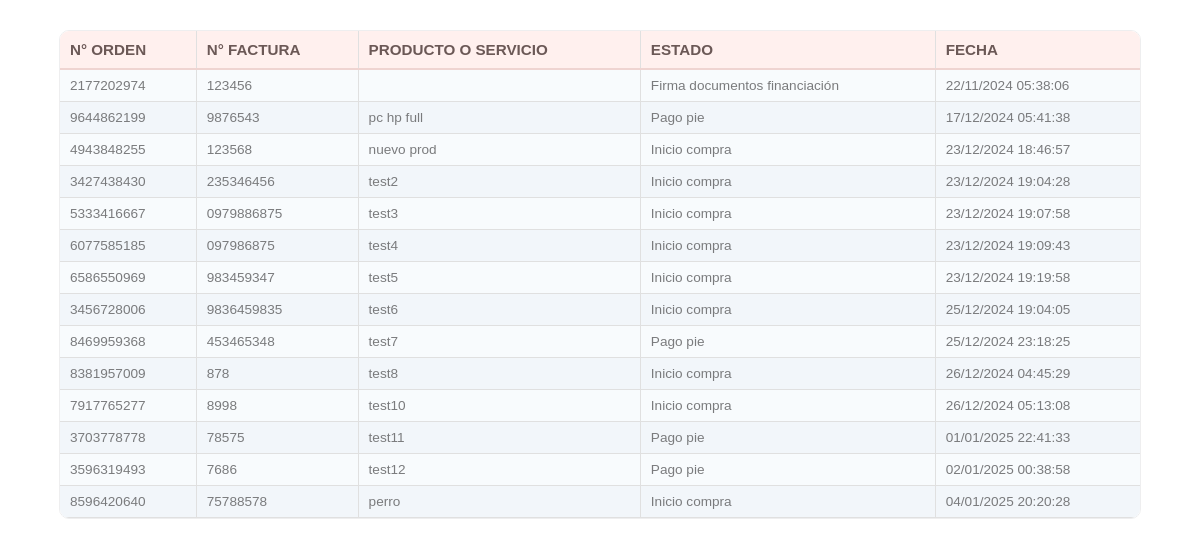
/ordenes_asociadas.php?rut=10422557-8, run on the app's committed database.
### tables this page shows
CREATE TABLE `orders` (
  `id` int(11) NOT NULL,
  `order_number` varchar(20) DEFAULT NULL,
  `current_status` varchar(255) DEFAULT NULL,
  `created_at` timestamp NOT NULL DEFAULT current_timestamp(),
  `rut` varchar(20) NOT NULL,
  `nombre` varchar(100) NOT NULL,
  `apellido` varchar(100) NOT NULL,
  `numero_factura` varchar(255) NOT NULL,
  `prod_o_serv` varchar(255) NOT NULL
);

### ordenes_asociadas.php (the view, shortened to what this page needs)
<?php
try {
    $pdo = new PDO('mysql:host=localhost;dbname=coffeewa_seg', 'coffeewa_seg', 'Irios.,._1A');
    $pdo->setAttribute(PDO::ATTR_ERRMODE, PDO::ERRMODE_EXCEPTION);
} catch (PDOException $e) {
    die("Error en la conexión a la base de datos: " . $e->getMessage());
}
if (isset($_GET['rut']) && !empty($_GET['rut'])) {
    $rut = $_GET['rut'];
    $query = "SELECT order_number, numero_factura, prod_o_serv,
                     (SELECT status FROM Order_Status OS WHERE OS.order_id = O.id ORDER BY OS.timestamp DESC LIMIT 1) AS estado,
                     created_at AS fecha
              FROM Orders O
              WHERE rut = :rut";
    $stmt = $pdo->prepare($query);
    $stmt->bindValue(':rut', $rut, PDO::PARAM_STR);
    $stmt->execute();
    $ordenes = $stmt->fetchAll(PDO::FETCH_ASSOC);
} else {
    die("<p>Error: No se recibió un RUT válido.</p>");
}
?>
<!DOCTYPE html>
<html lang="es">
<head>
    <link rel="stylesheet" href="ver_registros.css?v=1.0">
</head>
<body>
    <div class="table-container table-scroll">
    <?php if (!empty($ordenes)): ?>
        <table>
            <thead>
                <tr>
                    <th>N° Orden</th>
                    <th>N° Factura</th>
                    <th>Producto o Servicio</th>
                    <th>Estado</th>
                    <th>Fecha</th>
                </tr>
            </thead>
            <tbody>
    <?php foreach ($ordenes as $orden): ?>
        <tr>
            <td><?= htmlspecialchars($orden['order_number']) ?></td>
            <td><?= htmlspecialchars($orden['numero_factura']) ?></td>
            <td><?= htmlspecialchars($orden['prod_o_serv']) ?></td>
            <td><?= htmlspecialchars($orden['estado']) ?></td>
            <td>
                <?php
                $fecha = new DateTime($orden['fecha']);
                echo htmlspecialchars($fecha->format('d/m/Y H:i:s'));
                ?>
            </td>
        </tr>
    <?php endforeach; ?>
</tbody>
        </table>
    <?php else: ?>
        <p>No se encontraron órdenes asociadas a este RUT.</p>
    <?php endif; ?>
</div>
</body>
</html>

### ver_registros.css (style rules this page uses)
body { font-family: Arial, sans-serif; margin: 0; overflow: auto; }
.table-container { width: 90%; margin: 30px auto; background-color: #fdfdfd; border: solid 1px #eeeeef; border-radius: 10px; overflow-x: auto; max-height: 80vh; overflow-y: auto; }
.table-container table { width: 100%; border-collapse: collapse; text-align: left; font-family: 'Arial', sans-serif; background-color: #ffffff; }
.table-container table thead th { background-color: #fff0ee; color: #6b5856; font-size: 0.95em; font-weight: 600; padding: 10px; text-transform: uppercase; border-bottom: 2px solid #efd4d1; }
.table-container table tbody tr { border-bottom: 1px solid #e0e0e0; transition: background-color 0.3s ease; }
.table-container table tbody tr:nth-child(odd) { background-color: #f8fbfd; }
.table-container table tbody tr:nth-child(even) { background-color: #f2f6fa; }
.table-container table td { padding: 8px 10px; color: #7a7b7d; font-size: 0.85em; word-wrap: break-word; }
.table-container table th, .table-container table td { border-right: 1px solid #e0e0e0; }
.table-container table th:last-child, .table-container table td:last-child { border-right: none; }
.table-scroll { scrollbar-color: #89cde8 #f8fbfd; scrollbar-width: thin; }

### data on the page
orders: order_number "2177202974", numero_factura "123456", estado "Firma documentos financiación", created_at "22/11/2024 05:38:06"
orders: order_number "9644862199", numero_factura "9876543", prod_o_serv "pc hp full", estado "Pago pie", created_at "17/12/2024 05:41:38"
orders: order_number "4943848255", numero_factura "123568", prod_o_serv "nuevo prod", estado "Inicio compra", created_at "23/12/2024 18:46:57"
orders: order_number "3427438430", numero_factura "235346456", prod_o_serv "test2", estado "Inicio compra", created_at "23/12/2024 19:04:28"
orders: order_number "5333416667", numero_factura "0979886875", prod_o_serv "test3", estado "Inicio compra", created_at "23/12/2024 19:07:58"
orders: order_number "6077585185", numero_factura "097986875", prod_o_serv "test4", estado "Inicio compra", created_at "23/12/2024 19:09:43"
orders: order_number "6586550969", numero_factura "983459347", prod_o_serv "test5", estado "Inicio compra", created_at "23/12/2024 19:19:58"
orders: order_number "3456728006", numero_factura "9836459835", prod_o_serv "test6", estado "Inicio compra", created_at "25/12/2024 19:04:05"
orders: order_number "8469959368", numero_factura "453465348", prod_o_serv "test7", estado "Pago pie", created_at "25/12/2024 23:18:25"
orders: order_number "8381957009", numero_factura "878", prod_o_serv "test8", estado "Inicio compra", created_at "26/12/2024 04:45:29"
orders: order_number "7917765277", numero_factura "8998", prod_o_serv "test10", estado "Inicio compra", created_at "26/12/2024 05:13:08"
orders: order_number "3703778778", numero_factura "78575", prod_o_serv "test11", estado "Pago pie", created_at "01/01/2025 22:41:33"
orders: order_number "3596319493", numero_factura "7686", prod_o_serv "test12", estado "Pago pie", created_at "02/01/2025 00:38:58"
orders: order_number "8596420640", numero_factura "75788578", prod_o_serv "perro", estado "Inicio compra", created_at "04/01/2025 20:20:28"
